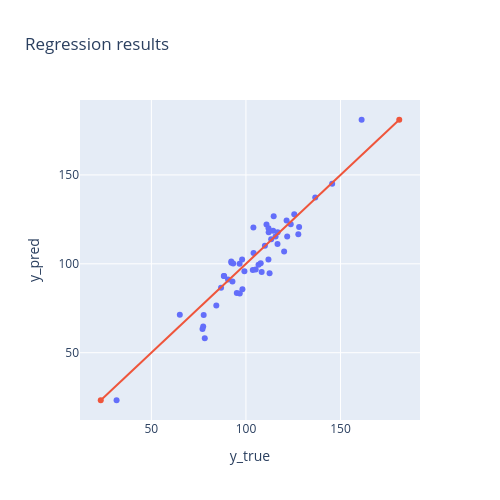

Write notebook code for a chart like this one.
### Markdown cell above
### Interpretacja graficzna

### Code cell
def plot_regression_results(y_true, y_pred): 
    results = pd.DataFrame({'y_true': y_true, 'y_pred': y_pred})
    min = results[['y_true', 'y_pred']].min().min()
    max = results[['y_true', 'y_pred']].max().max()

    fig = go.Figure(data=[go.Scatter(x=results['y_true'], y=results['y_pred'], mode='markers'),
                    go.Scatter(x=[min, max], y=[min, max])],
                    layout=go.Layout(showlegend=False, width=500, height=500,
                                     xaxis_title='y_true', 
                                     yaxis_title='y_pred',
                                     title='Regression results'))
    fig.show()
plot_regression_results(y_true, y_pred)

### Figure 1 — Plotly figure (JSON) as saved in the notebook; plotly's stock layout.template omitted (floating-point values rounded to 4 significant figures)
{"data": [{"mode": "markers", "type": "scatter", "x": [110.9, 90.53, 110.0, 128.1, 145.6, 88.31, 114.7, 86.84, 96.64, 103.9, 84.34, 121.5, 92.31, 65.04, 120.2, 114.4, 31.62, 111.9, 123.7, 107.8, 92.24, 95.18, 108.3, 136.6, 78.23, 106.7, 77.65, 111.9, 112.5, 104.0, 113.3, 125.5, 115.6, 116.7, 161.1, 77.41, 96.74, 127.7, 112.0, 93.27, 105.1, 77.02, 121.8, 99.19, 88.47, 97.98, 116.8, 92.86, 98.13, 103.6], "y": [122.2, 91.21, 110.2, 120.6, 145.1, 93.07, 126.7, 86.5, 99.98, 120.4, 76.48, 124.4, 100.6, 71.31, 107.0, 118.6, 23.24, 120.0, 122.2, 100.4, 101.4, 83.54, 95.35, 137.3, 58.14, 99.41, 71.21, 102.4, 94.67, 106.1, 113.9, 127.8, 115.3, 111.1, 181.0, 64.75, 83.25, 116.7, 117.8, 100.2, 96.74, 63.34, 115.4, 95.78, 93.17, 102.5, 117.8, 90.0, 85.7, 96.56]}, {"type": "scatter", "x": [23.24, 181.0], "y": [23.24, 181.0]}], "layout": {"height": 500, "showlegend": false, "title": {"text": "Regression results"}, "width": 500, "xaxis": {"autorange": true, "range": [12.27, 192.0], "title": {"text": "y_true"}, "type": "linear"}, "yaxis": {"autorange": true, "range": [12.13, 192.2], "title": {"text": "y_pred"}, "type": "linear"}}}
